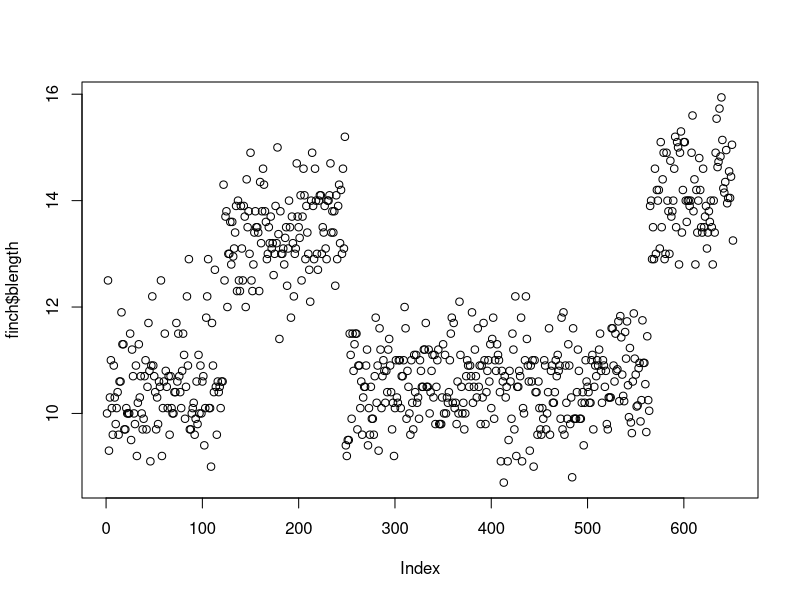
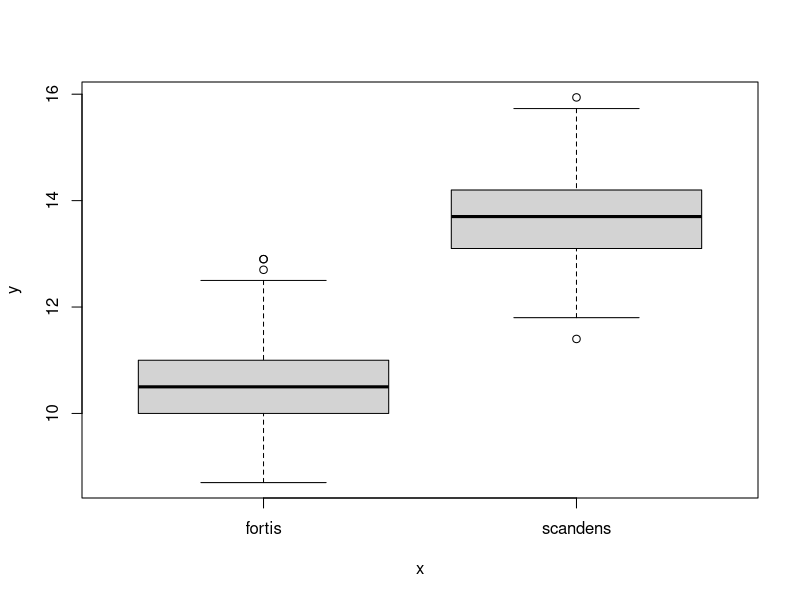
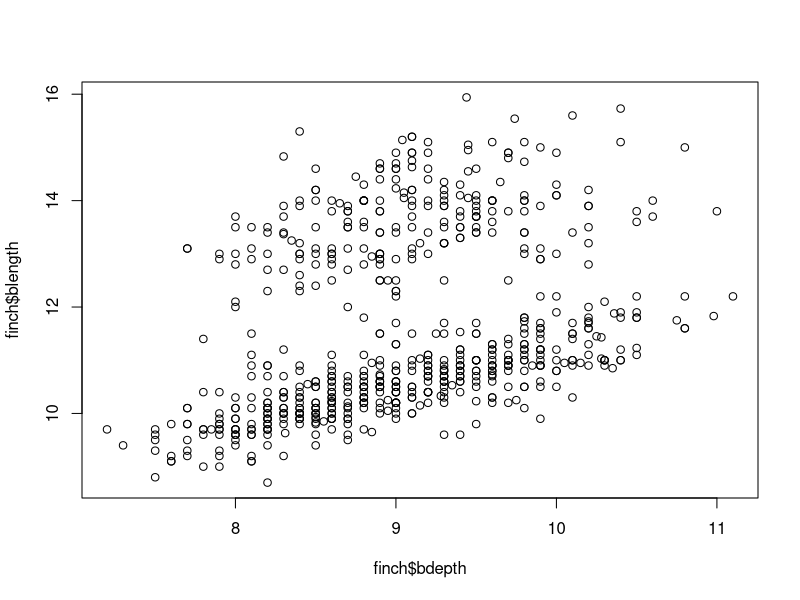
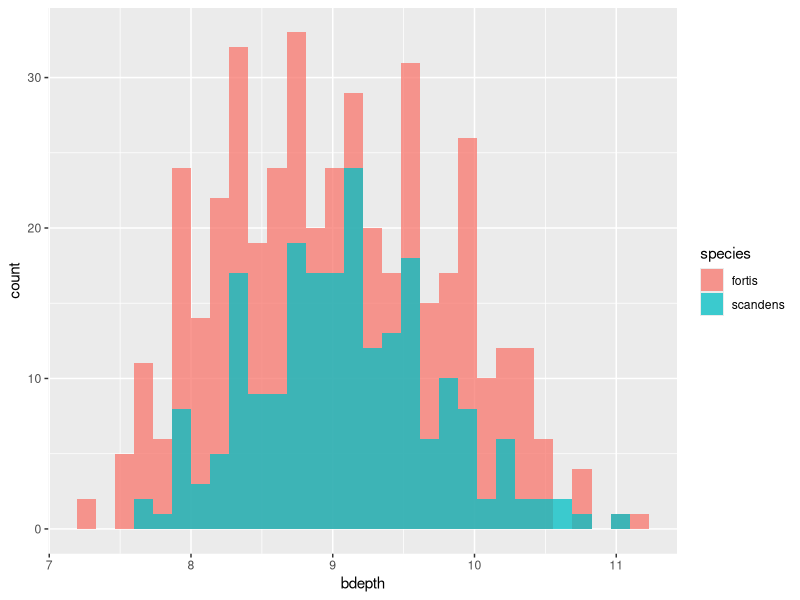
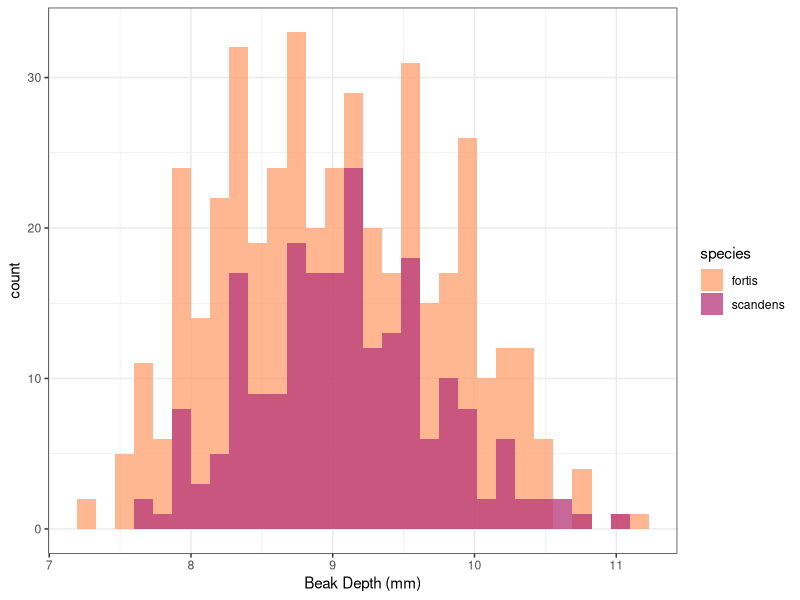
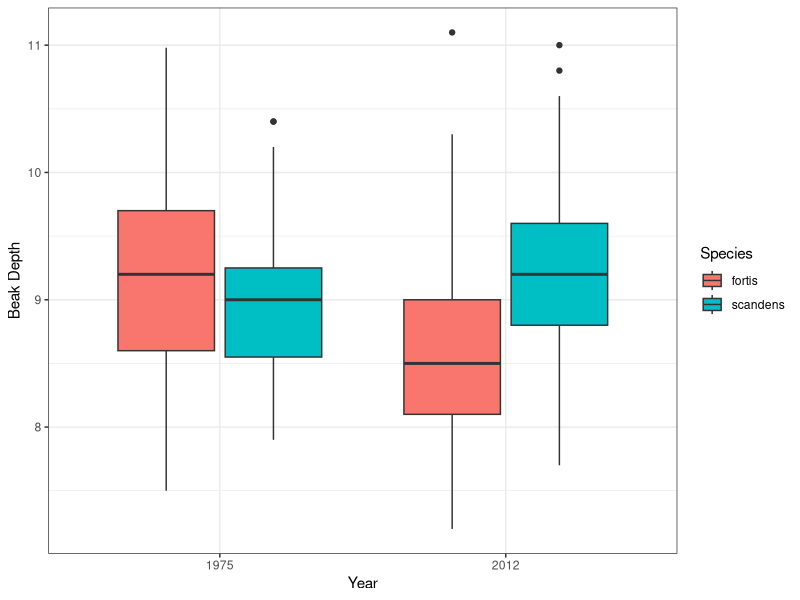
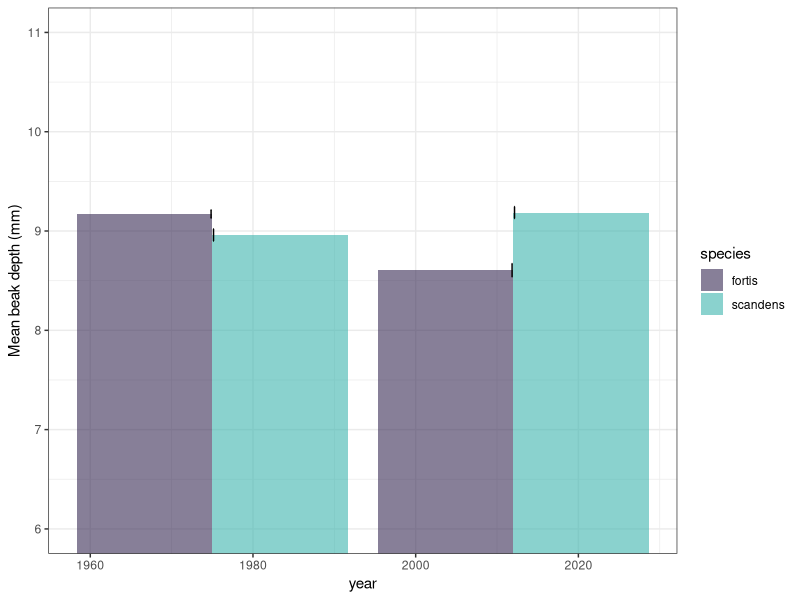
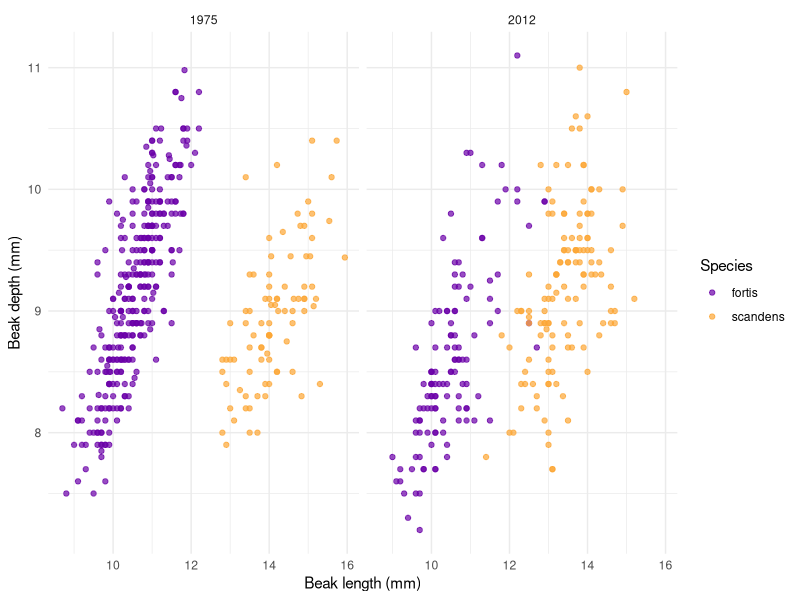

The R script that drew these images, in order:
# homework 1 script

library(tidyverse)

finch <- read.csv("data/galapago-finches.csv",
                  stringsAsFactors = TRUE)

# 1.1 
names(finch)

# 1.2
# "year" and "band"

# 1.3
structure(finch)

# 1.4 
str(finch)
# species is a factor
# 2 levels "fortis" and "scandens"

# 1.5
mode(finch$year)
# numeric

# 1.6
as_tibble(finch)

# 1.7
distinct(finch, year)
# 2012 and 1975

# 1.8
distinct(finch, year, species)
# 2012, fortis; 2012, scandens; 1975, fortis; 1975, scandens

# 2.1
plot(finch$blength)

# 2.2
# There are almost clear groups of finches with similar beak sizes, 4 to be specific. 
#The only points that look concerning are the very small beaks, as beaks are a birds main tool and a small beak may limit the bird's ability to eat.

# 2.3
plot(finch$species, finch$blength)

# 2.4
# I see two boxes each with two outlier points. 
# Fortis having smaller beaks than scandens. 

# 2.5 
plot(finch$bdepth, finch$blength)

# 2.6
# I see two groupings of data, one with a smaller beak length and then one with a longer beak length. 
# Both groups have a positive trend line.

# 3.1
finch |>
  filter(blength >= 15)

# 3.2
# There are 15 rows/ individuals.
# 2012 scandens and 1975 scandens

# 3.3 
finch |>
  filter(species == "fortis", bdepth < 8)
# 35 rows

# 3.4 
finch |>
  filter(blength == 10.00 | blength == 12.00)

# 3.5
finch_year <- finch |>
  mutate(finch_year = factor(year,
                             levels = c("1975", "2012")))
tibble(finch_year)

# 3.6
finch_year_means <- finch_year |>
  group_by(species, year) |>
  summarize(mean_length = mean(blength),
            sd_length = sd(blength),
            n_length = n()) |>
  mutate(se_length = sd_length / sqrt(n_length))

finch_year_means

# 4.1
ggplot(data = finch,
       aes(x = bdepth,
           fill = species)) +
  geom_histogram(position = "identity",
                 alpha = 0.75)

# 4.2
ggplot(data = finch,
       aes(x = bdepth,
           fill = species)) +
  labs(x = "Beak Depth (mm)")+
  geom_histogram(position = "identity",
                 alpha = 0.75) +
  scale_fill_viridis_d(option = "magma", begin = 0.8, end = 0.5) +
  theme_bw()

# 4.3
ggplot(data = finch_year,
       aes(x = factor(year),
           y = bdepth,
           fill = species)) +
  geom_boxplot() +
  scale_color_viridis_d(option = "mako", begin = 0.2,
                        end = 0.8) +
  theme_bw() +
  labs(x = "Year", y = "Beak Depth", fill = "Species")

# 4.4
finch_year |>
  group_by(year, species) |>
  summarize(mean_depth = mean(bdepth),
            sd_depth = sd(bdepth),
            n_depth = n()) |>
  mutate(se_depth = sd_depth / sqrt(n_depth)) |>
  ungroup() |>
  ggplot(aes(x = year,
             y = mean_depth,
             fill = species,
             ymin = mean_depth - se_depth,
             ymax = mean_depth + se_depth)) +
  geom_col(position = "dodge") +
  geom_errorbar(position = position_dodge(0.6),
                width = 0.2) +
  scale_fill_viridis_d(option = "mako", 
                       begin = 0.2, 
                       end = 0.7, 
                       alpha = 0.6) +
  theme_bw() +
  labs(y = "Mean beak depth (mm)") +
  coord_cartesian(ylim = c(6, 11))

# 4.5
finch_year |>
  ggplot(aes(x = blength,
             y = bdepth,
             color = species)) +
  geom_point(alpha = 0.7) +
  facet_wrap(~ year) +
  scale_color_viridis_d(option = "plasma",
                        begin = 0.2,
                        end = 0.8) +
  theme_minimal() +
  labs(x = "Beak length (mm)",
    y = "Beak depth (mm)",
    color = "Species")









